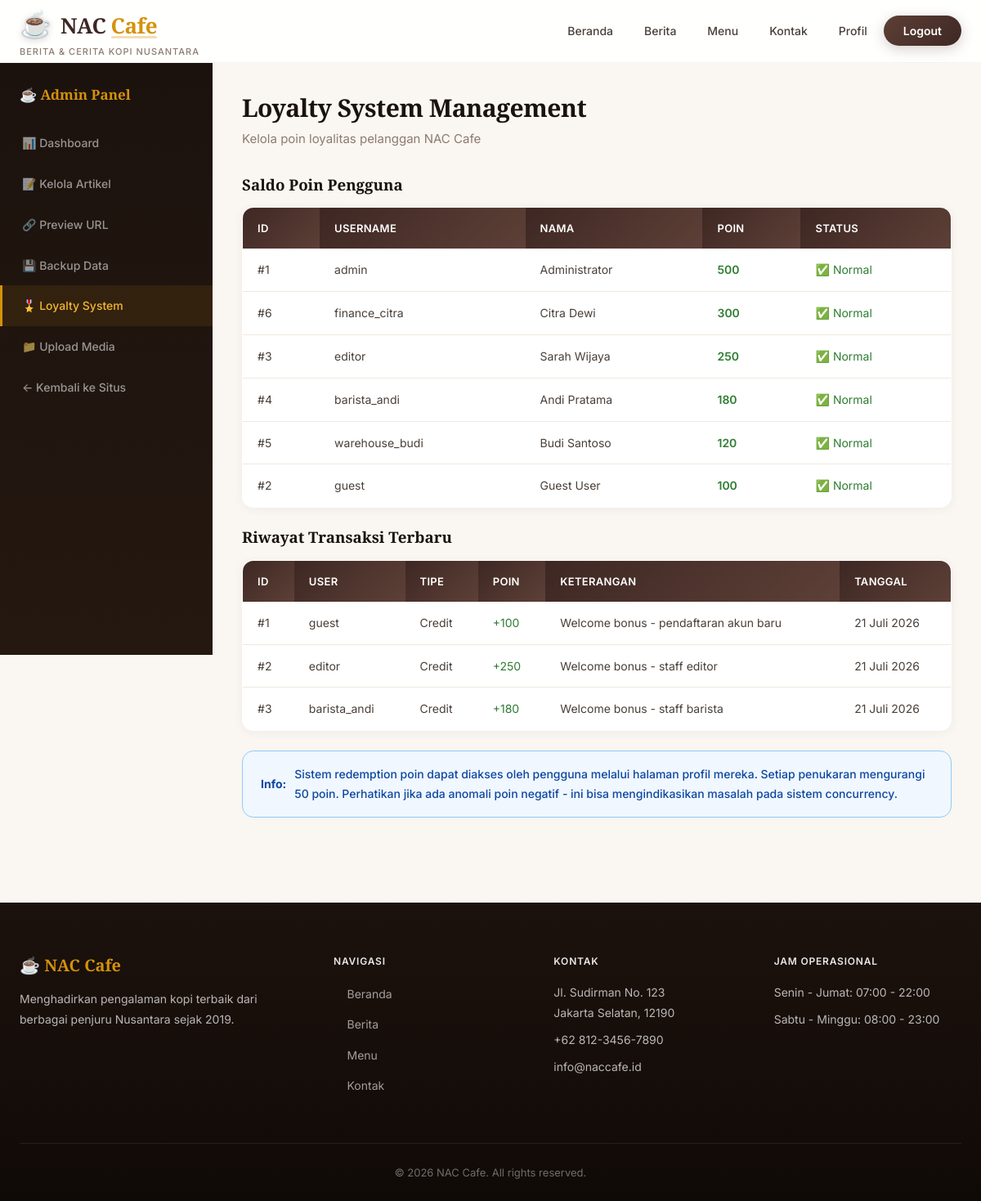
Screenshot of /admin/loyalty.php (signed in) with the database file from the repository.
### tables this page shows
CREATE TABLE IF NOT EXISTS `users` (
    `id` INT AUTO_INCREMENT PRIMARY KEY,
    `username` VARCHAR(50) NOT NULL UNIQUE,
    `password` VARCHAR(255) NOT NULL,
    `email` VARCHAR(100),
    `full_name` VARCHAR(100),
    `role` VARCHAR(20) DEFAULT 'guest',
    `avatar` VARCHAR(255) DEFAULT 'default.png',
    `bio` TEXT,
    `staff_notes` TEXT,
    `loyalty_points` INT DEFAULT 100,
    `created_at` TIMESTAMP DEFAULT CURRENT_TIMESTAMP,
    `updated_at` TIMESTAMP DEFAULT CURRENT_TIMESTAMP ON UPDATE CURRENT_TIMESTAMP
);

CREATE TABLE IF NOT EXISTS `loyalty_transactions` (
    `id` INT AUTO_INCREMENT PRIMARY KEY,
    `user_id` INT,
    `points` INT,
    `type` VARCHAR(20),
    `description` TEXT,
    `created_at` TIMESTAMP DEFAULT CURRENT_TIMESTAMP,
    FOREIGN KEY (`user_id`) REFERENCES `users`(`id`) ON DELETE CASCADE
);

### src/includes/functions.php (called while the page is built, shortened)
<?php
function safe_output($str) {
    return htmlspecialchars($str, ENT_QUOTES, 'UTF-8');
}
function format_date($date) {
    $months = [
        1 => 'Januari', 2 => 'Februari', 3 => 'Maret', 4 => 'April',
        5 => 'Mei', 6 => 'Juni', 7 => 'Juli', 8 => 'Agustus',
        9 => 'September', 10 => 'Oktober', 11 => 'November', 12 => 'Desember'
    ];
    $ts = strtotime($date);
    $day = date('d', $ts);
    $month = $months[(int)date('m', $ts)];
    $year = date('Y', $ts);
    return "$day $month $year";
}

### src/admin/loyalty.php (the view, shortened to what this page needs)
<?php
require_once __DIR__ . '/../includes/functions.php';
$users = $pdo->query("SELECT id, username, full_name, loyalty_points FROM users WHERE role != 'disabled' ORDER BY loyalty_points DESC")->fetchAll();
$transactions = $pdo->query("SELECT lt.*, u.username, u.full_name FROM loyalty_transactions lt LEFT JOIN users u ON lt.user_id = u.id ORDER BY lt.created_at DESC LIMIT 20")->fetchAll();
require_once __DIR__ . '/../includes/header.php';
?>
<div class="admin-layout">
    <aside class="admin-sidebar">
        <h3>☕ Admin Panel</h3>
        <ul>
            <li><a href="/admin/">📊 Dashboard</a></li>
            <li><a href="/admin/page.php?view=articles">📝 Kelola Artikel</a></li>
            <li><a href="/admin/preview.php">🔗 Preview URL</a></li>
            <li><a href="/admin/backup.php">💾 Backup Data</a></li>
            <li><a href="/admin/loyalty.php" class="active">🎖️ Loyalty System</a></li>
            <li><a href="/admin/upload.php">📁 Upload Media</a></li>
            <li><a href="/">← Kembali ke Situs</a></li>
        </ul>
    </aside>
    <div class="admin-content">
        <div class="admin-header">
            <h2>Loyalty System Management</h2>
            <p>Kelola poin loyalitas pelanggan NAC Cafe</p>
        </div>
        <h3 style="margin-bottom: 16px;">Saldo Poin Pengguna</h3>
        <table class="admin-table">
            <thead>
                <tr>
                    <th>ID</th>
                    <th>Username</th>
                    <th>Nama</th>
                    <th>Poin</th>
                    <th>Status</th>
                </tr>
            </thead>
            <tbody>
                <?php foreach ($users as $u): ?>
                <tr>
                    <td>#<?= $u['id'] ?></td>
                    <td><?= safe_output($u['username']) ?></td>
                    <td><?= safe_output($u['full_name']) ?></td>
                    <td style="font-weight: 600; color: <?= $u['loyalty_points'] < 0 ? '#C62828' : '#2E7D32' ?>;">
                        <?= number_format($u['loyalty_points']) ?>
                    </td>
                    <td>
                        <?php if ($u['loyalty_points'] < 0): ?>
                            <span style="color: #C62828;">⚠️ Anomali</span>
                        <?php else: ?>
                            <span style="color: #2E7D32;">✅ Normal</span>
                        <?php endif; ?>
                    </td>
                </tr>
                <?php endforeach; ?>
            </tbody>
        </table>
        <h3 style="margin: 24px 0 16px;">Riwayat Transaksi Terbaru</h3>
        <table class="admin-table">
            <thead>
                <tr>
                    <th>ID</th>
                    <th>User</th>
                    <th>Tipe</th>
                    <th>Poin</th>
                    <th>Keterangan</th>
                    <th>Tanggal</th>
                </tr>
            </thead>
            <tbody>
                <?php foreach ($transactions as $tx): ?>
                <tr>
                    <td>#<?= $tx['id'] ?></td>
                    <td><?= safe_output($tx['username'] ?? 'Unknown') ?></td>
                    <td><?= safe_output(ucfirst($tx['type'])) ?></td>
                    <td style="color: <?= $tx['type'] === 'credit' ? '#2E7D32' : '#C62828' ?>;">
                        <?= $tx['type'] === 'credit' ? '+' : '-' ?><?= $tx['points'] ?>
                    </td>
                    <td><?= safe_output($tx['description']) ?></td>
                    <td><?= format_date($tx['created_at']) ?></td>
                </tr>
                <?php endforeach; ?>
            </tbody>
        </table>
        <div class="alert alert-info" style="margin-top: 24px;">
            <strong>Info:</strong> Sistem redemption poin dapat diakses oleh pengguna melalui halaman profil mereka.
            Setiap penukaran mengurangi 50 poin. Perhatikan jika ada anomali poin negatif - ini bisa mengindikasikan
            masalah pada sistem concurrency.
        </div>
    </div>
</div>
<?php require_once __DIR__ . '/../includes/footer.php'; ?>

### src/assets/css/style.css (style rules this page uses)
:root { --primary: #5D4037; --primary-dark: #3E2723; --primary-light: #8D6E63; --primary-rgb: 93, 64, 55; --accent: #D4920B; --accent-light: #F5B731; --accent-dark: #B07A09; --accent-rgb: 212, 146, 11; --bg-cream: #FAF6F1; --bg-warm: #F5EDE4; --bg-white: #FFFFFF; --bg-dark: #1C120D; --bg-dark-card: #2A1F18; --text-dark: #1A120D; --text-body: #4A3F38; --text-light: #8C7B70; --text-white: #FFFFFF; --border: #E8DDD3; --border-light: #F0E8DE; --shadow-xs: 0 1px 3px rgba(var(--primary-rgb), 0.04); --shadow: 0 2px 12px rgba(var(--primary-rgb), 0.06); --shadow-md: 0 8px 30px rgba(var(--primary-rgb), 0.1); --shadow-lg: 0 16px 50px rgba(var(--primary-rgb), 0.14); --shadow-xl: 0 24px 60px rgba(var(--primary-rgb), 0.18); --shadow-accent: 0 6px 24px rgba(var(--accent-rgb), 0.25); --radius: 10px; --radius-md: 14px; --radius-lg: 20px; --radius-xl: 28px; --transition: 0.3s cubic-bezier(0.4, 0, 0.2, 1); --transition-slow: 0.5s cubic-bezier(0.4, 0, 0.2, 1); --max-width: 1200px; --header-height: 76px; --font-sans: 'Inter', -apple-system, BlinkMacSystemFont, 'Segoe UI', sans-serif; --font-serif: 'Playfair Display', Georgia, 'Times New Roman', serif; }
*, *::before, *::after { margin: 0; padding: 0; box-sizing: border-box; }
html { scroll-behavior: smooth; font-size: 16px; -webkit-font-smoothing: antialiased; -moz-osx-font-smoothing: grayscale; }
body { font-family: var(--font-sans); background: var(--bg-cream); color: var(--text-body); line-height: 1.7; min-height: 100vh; display: flex; flex-direction: column; overflow-x: hidden; }
a { color: var(--primary); text-decoration: none; transition: color var(--transition); }
h1, h2, h3, h4, h5 { font-family: var(--font-serif); color: var(--text-dark); line-height: 1.25; font-weight: 700; }
.admin-layout { display: grid; grid-template-columns: 260px 1fr; gap: 0; min-height: calc(100vh - var(--header-height)); margin: -48px 0; }
.admin-sidebar { background: linear-gradient(180deg, var(--bg-dark) 0%, #241810 100%); padding: 28px 0; color: var(--text-white); position: sticky; top: var(--header-height); height: calc(100vh - var(--header-height)); overflow-y: auto; }
.admin-sidebar h3 { color: var(--accent); font-size: 17px; padding: 0 24px; margin-bottom: 24px; font-family: var(--font-serif); }
.admin-sidebar ul { list-style: none; }
.admin-sidebar a { display: flex; align-items: center; gap: 8px; padding: 13px 24px; color: rgba(255,255,255,0.55); font-size: 14px; transition: all var(--transition); border-left: 3px solid transparent; font-weight: 500; }
.admin-sidebar a.active { background: rgba(var(--accent-rgb), 0.1); color: var(--accent-light); border-left-color: var(--accent); }
.admin-content { padding: 36px; background: var(--bg-cream); }
.admin-header { margin-bottom: 32px; }
.admin-header h2 { font-size: 30px; margin-bottom: 6px; letter-spacing: -0.5px; }
.admin-header p { color: var(--text-light); font-size: 15px; }
.admin-table { width: 100%; background: var(--bg-white); border-radius: var(--radius-md); overflow: hidden; box-shadow: var(--shadow); border-collapse: collapse; border: 1px solid rgba(var(--primary-rgb), 0.04); }
.admin-table th { background: linear-gradient(135deg, var(--primary-dark), var(--primary)); color: white; padding: 14px 18px; text-align: left; font-size: 13px; font-weight: 600; letter-spacing: 0.3px; text-transform: uppercase; }
.admin-table td { padding: 14px 18px; border-bottom: 1px solid var(--border-light); font-size: 14px; }
.admin-table tr { transition: background var(--transition); }
.admin-table tr:last-child td { border-bottom: none; }
.alert { padding: 16px 22px; border-radius: var(--radius-md); margin-bottom: 20px; font-size: 14px; font-weight: 500; display: flex; align-items: center; gap: 10px; border: 1px solid; }
.alert-info { background: #F0F7FF; color: #0D47A1; border-color: #90CAF9; }

### rows the page displays
users: id "1", username "admin", full_name "Administrator", loyalty_points "500", shows "✅ Normal"
users: id "6", username "finance_citra", full_name "Citra Dewi", loyalty_points "300", shows "✅ Normal"
users: id "3", username "editor", full_name "Sarah Wijaya", loyalty_points "250", shows "✅ Normal"
users: id "4", username "barista_andi", full_name "Andi Pratama", loyalty_points "180", shows "✅ Normal"
users: id "5", username "warehouse_budi", full_name "Budi Santoso", loyalty_points "120", shows "✅ Normal"
users: id "2", username "guest", full_name "Guest User", loyalty_points "100", shows "✅ Normal"
loyalty_transactions: id "1", user.username "guest", type "Credit", points "100", description "Welcome bonus - pendaftaran akun baru", created_at "21 Juli 2026"
loyalty_transactions: id "2", user.username "editor", type "Credit", points "250", description "Welcome bonus - staff editor", created_at "21 Juli 2026"
loyalty_transactions: id "3", user.username "barista_andi", type "Credit", points "180", description "Welcome bonus - staff barista", created_at "21 Juli 2026"
